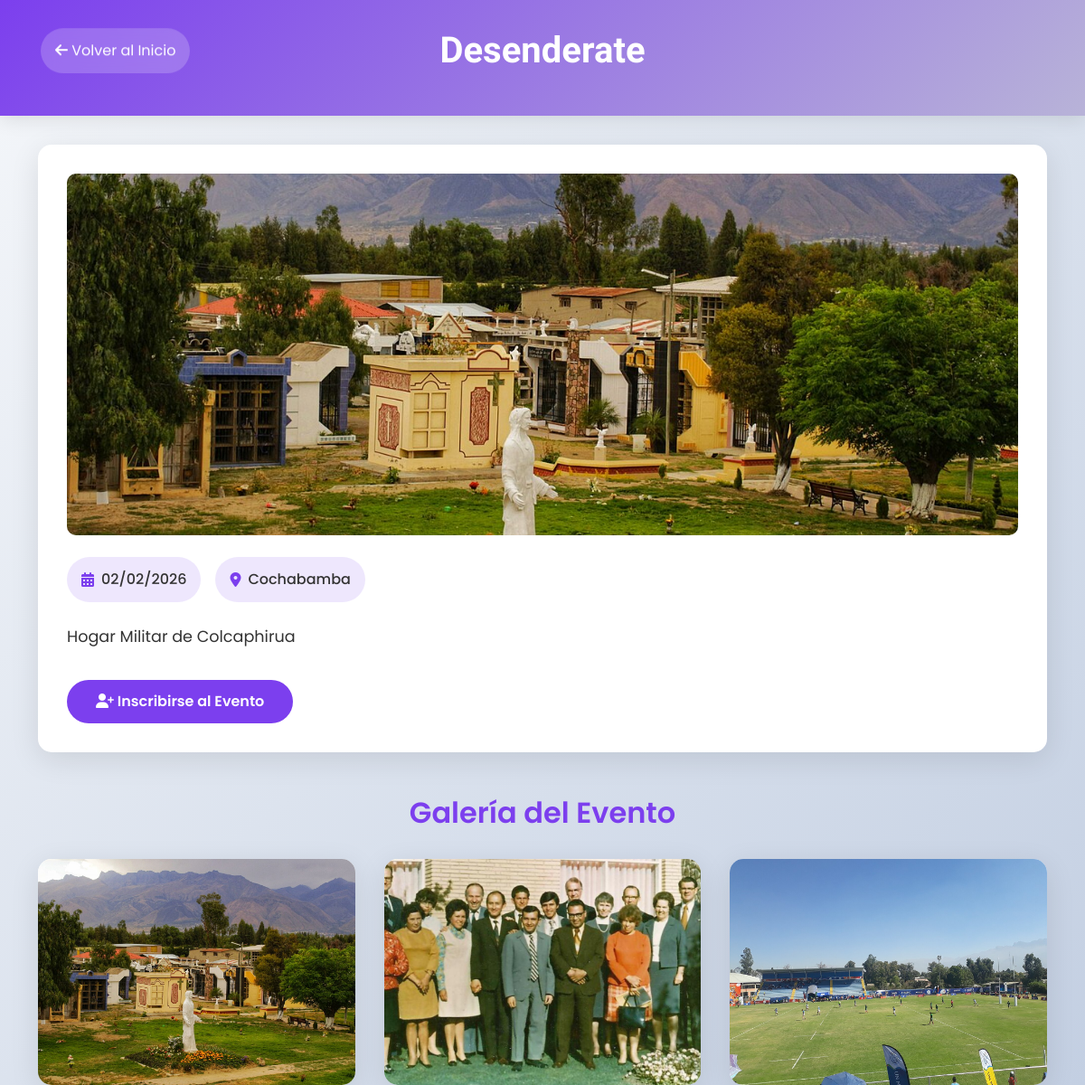
Page /evento-detalle.php?id=17 on the committed database.
### tables this page shows
CREATE TABLE `eventos` (
  `id` int(11) NOT NULL AUTO_INCREMENT,
  `titulo` varchar(200) NOT NULL,
  `descripcion` text DEFAULT NULL,
  `fecha_inicio` date DEFAULT NULL,
  `fecha_evento` date DEFAULT NULL,
  `hora_evento` time DEFAULT NULL,
  `fecha_fin` date DEFAULT NULL,
  `fecha_inicio_inscripcion` date DEFAULT NULL,
  `fecha_fin_inscripcion` date DEFAULT NULL,
  `lugar` varchar(200) DEFAULT NULL,
  `imagen_portada` varchar(255) DEFAULT NULL,
  `costo_inscripcion` decimal(10,2) DEFAULT 0.00,
  `costo_alojamiento` decimal(10,2) DEFAULT 0.00,
  `alojamiento_opcion1_desc` varchar(255) DEFAULT NULL,
  `alojamiento_opcion1_costo` decimal(10,2) DEFAULT 0.00,
  `alojamiento_opcion2_desc` varchar(255) DEFAULT NULL,
  `alojamiento_opcion2_costo` decimal(10,2) DEFAULT 0.00,
  `alojamiento_opcion3_desc` varchar(255) DEFAULT NULL,
  `alojamiento_opcion3_costo` decimal(10,2) DEFAULT 0.00,
  `edad_rango1_min` int(11) DEFAULT NULL,
  `edad_rango1_max` int(11) DEFAULT NULL,
  `costo_rango1` decimal(10,2) DEFAULT 0.00,
  `edad_rango2_min` int(11) DEFAULT NULL,
  `edad_rango2_max` int(11) DEFAULT NULL,
  `costo_rango2` decimal(10,2) DEFAULT 0.00,
  `imagen` varchar(255) DEFAULT NULL,
  `estado` enum('activo','inactivo','finalizado') DEFAULT 'activo',
  `color` varchar(7) DEFAULT NULL,
  `destacado` enum('si','no') DEFAULT 'no',
  `creado_por` int(11) NOT NULL,
  `fecha_creacion` timestamp NOT NULL DEFAULT current_timestamp(),
  PRIMARY KEY (`id`),
  KEY `idx_fechas` (`fecha_inicio_inscripcion`,`fecha_fin_inscripcion`),
  KEY `idx_estado` (`estado`),
  KEY `idx_creado_por` (`creado_por`),
  CONSTRAINT `eventos_ibfk_1` FOREIGN KEY (`creado_por`) REFERENCES `usuarios` (`id`)
);

CREATE TABLE `eventos_galeria` (
  `id` int(11) NOT NULL AUTO_INCREMENT,
  `evento_id` int(11) NOT NULL,
  `titulo` varchar(200) DEFAULT NULL,
  `descripcion` text DEFAULT NULL,
  `imagen` varchar(255) NOT NULL,
  `orden` int(11) DEFAULT 0,
  `fecha_creacion` timestamp NOT NULL DEFAULT current_timestamp(),
  PRIMARY KEY (`id`),
  KEY `evento_id` (`evento_id`),
  CONSTRAINT `eventos_galeria_ibfk_1` FOREIGN KEY (`evento_id`) REFERENCES `eventos` (`id`) ON DELETE CASCADE
);

### includes/functions.php (called while the page is built, shortened)
<?php
require_once __DIR__ . '/../config/config.php';
class Eventos
{
    public static function getById($id)
    {
        $db = getDB();
        $stmt = $db->prepare("SELECT * FROM eventos WHERE id = ?");
        $stmt->execute([$id]);
        return $stmt->fetch();
    }
}

### config/config.php (called while the page is built, shortened)
<?php
require_once __DIR__ . '/../includes/functions.php';
function formatDate($date, $format = 'd/m/Y')
{
    return date($format, strtotime($date));
}

### includes/eventos_galeria.php (called while the page is built, shortened)
<?php
class EventosGaleria
{
    public static function getGalleryImages($eventoId)
    {
        $db = getDB();
        $stmt = $db->prepare("SELECT * FROM eventos_galeria WHERE evento_id = ? ORDER BY orden ASC, fecha_creacion ASC");
        $stmt->execute([$eventoId]);
        return $stmt->fetchAll();
    }
}

### evento-detalle.php (the view, shortened to what this page needs)
<?php
require_once 'config/config.php';
require_once 'includes/functions.php';
require_once 'includes/eventos_galeria.php';
$id = isset($_GET['id']) ? (int)$_GET['id'] : 0;
$evento = Eventos::getById($id);
$galeria = EventosGaleria::getGalleryImages($id);
?>
<!DOCTYPE html>
<html lang="es">
<head>
    <link href="https://cdn.jsdelivr.net/npm/bootstrap@5.3.0/dist/css/bootstrap.min.css" rel="stylesheet">
    <link href="https://cdnjs.cloudflare.com/ajax/libs/font-awesome/6.4.0/css/all.min.css" rel="stylesheet">
</head>
<body>
    <header class="event-header">
        <div class="container">
            <a href="index.php" class="back-btn">
                <i class="fas fa-arrow-left"></i> Volver al Inicio
            </a>
            <div class="event-title">
                <h1><?php echo htmlspecialchars($evento['titulo']); ?></h1>
            </div>
        </div>
    </header>
    <section class="container">
        <div class="event-details">
            <?php if ($evento['imagen_portada']): ?>
                <img src="<?php echo UPLOADS_URL . $evento['imagen_portada']; ?>"
                    alt="<?php echo htmlspecialchars($evento['titulo']); ?>" class="event-image" data-bs-toggle="modal"
                    data-bs-target="#imageModal"
                    onclick="showImageModal('<?php echo UPLOADS_URL . $evento['imagen_portada']; ?>', '<?php echo htmlspecialchars($evento['titulo']); ?>')">
            <?php endif; ?>
            <div class="event-meta">
                <div class="meta-item">
                    <i class="fas fa-calendar-alt"></i>
                    <?php echo formatDate($evento['fecha_evento'], 'd/m/Y'); ?>
                </div>
                <?php if ($evento['lugar']): ?>
                    <div class="meta-item">
                        <i class="fas fa-map-marker-alt"></i>
                        <?php echo htmlspecialchars($evento['lugar']); ?>
                    </div>
                <?php endif; ?>
            </div>
            <div class="event-description">
                <?php echo nl2br(htmlspecialchars($evento['descripcion'])); ?>
            </div>
            <div class="action-buttons">
                <a href="eventos/inscribir.php?evento=<?php echo $evento['id']; ?>" class="btn btn-primary">
                    <i class="fas fa-user-plus"></i> Inscribirse al Evento
                </a>
            </div>
        </div>
        <?php if (!empty($galeria)): ?>
            <div class="event-gallery">
                <div class="gallery-title">
                    <h2>Galería del Evento</h2>
                </div>
                <div class="gallery-grid">
                    <?php foreach ($galeria as $item): ?>
                        <div class="gallery-item">
                            <img src="<?php echo UPLOADS_URL . $item['imagen']; ?>"
                                alt="<?php echo htmlspecialchars($item['titulo'] ?? 'Imagen del evento'); ?>"
                                data-bs-toggle="modal" data-bs-target="#imageModal"
                                onclick="showImageModal('<?php echo UPLOADS_URL . $item['imagen']; ?>', '<?php echo htmlspecialchars($item['titulo'] ?? 'Imagen del evento'); ?>')">
                        </div>
                    <?php endforeach; ?>
                </div>
            </div>
        <?php endif; ?>
    </section>
</body>
</html>

### rows in the picture
eventos: titulo "Desenderate", imagen_portada (picture), fecha_evento "02/02/2026", lugar "Cochabamba", descripcion "Hogar Militar de Colcaphirua"
eventos_galeria: imagen (picture)
eventos_galeria: imagen (picture)
eventos_galeria: imagen (picture)
